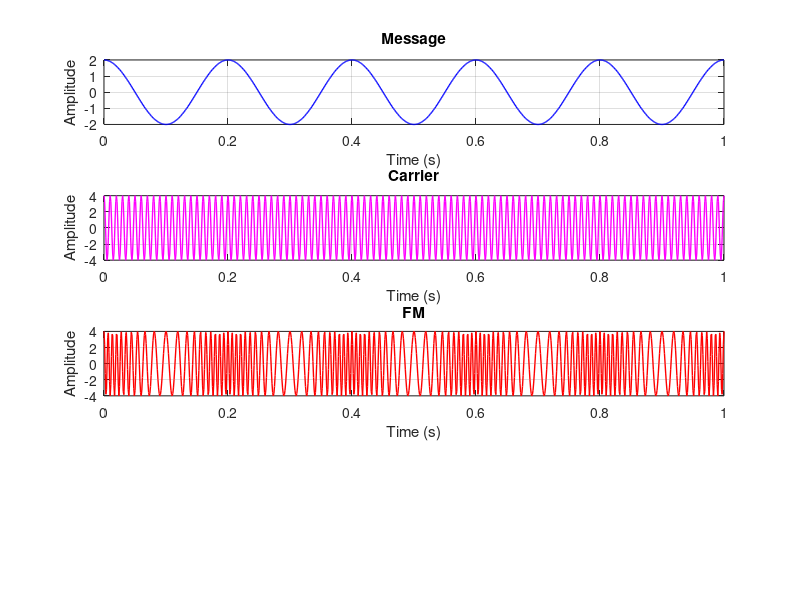

The MATLAB script that drew this image: (Note: this script raises an error after producing the figure.)
clc;
close all;

Am = 2;
Ac = 4;
fm = 5; %fm<fc
fc = 100;
m = 10;
t = 0:0.001:1;
        
%Equation of the message signal
s1 = Am*cos(2*pi*fm*t);
subplot(4,1,1);
plot(t,s1,'blue','LineWidth',1);
xlabel('Time (s)');
ylabel('Amplitude');
title('Message');
grid on;
%carrier
s2 = Ac*cos(2*pi*fc*t);
subplot(4,1,2);
plot(t,s2,'magenta','LineWidth',1);
xlabel('Time (s)');
ylabel('Amplitude');
title('Carrier');
grid on;

%instantaneous voltage of resulting
s = Ac*cos(2*pi*fc*t +  m.*sin(2*pi*fm*t));

subplot(4,1,3);
plot(t,s,'red','LineWidth',1);
xlabel('Time (s)');
ylabel('Amplitude');
title('FM');
grid on;
%one sided spectrum using FFT
N = length(s);
FM_spectrum = fft(s)/N;
frequencies = (0:(N/2-1))*Fs/N;
subplot(4,1,4);
stem(frequencies,abs(FM_spectrum(1:floor(N/2))),'red','LineWidth',1);
xlabel('Time (s)');
ylabel('Amplitude');
title('Frequency Spectrum');
grid on;
